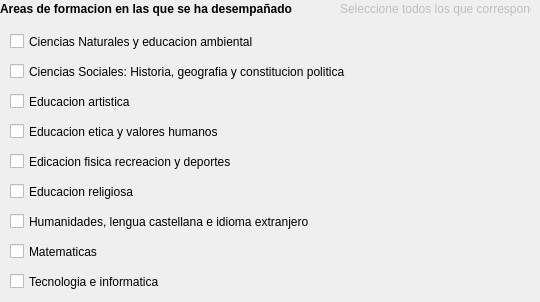
      <widget class="QWidget" name="tabWidgetPage5" native="true">
       <attribute name="title">
        <string>5 de 8</string>
       </attribute>
       <widget class="QLabel" name="label_18">
        <property name="geometry">
         <rect>
          <x>0</x>
          <y>0</y>
          <width>391</width>
          <height>18</height>
         </rect>
        </property>
        <property name="font">
         <font>
          <weight>75</weight>
          <bold>true</bold>
         </font>
        </property>
        <property name="text">
         <string>Areas de formacion en las que se ha desempañado</string>
        </property>
       </widget>
       <widget class="QLabel" name="label_19">
        <property name="enabled">
         <bool>false</bool>
        </property>
        <property name="geometry">
         <rect>
          <x>340</x>
          <y>0</y>
          <width>191</width>
          <height>18</height>
         </rect>
        </property>
        <property name="font">
         <font>
          <pointsize>9</pointsize>
          <underline>false</underline>
          <strikeout>false</strikeout>
         </font>
        </property>
        <property name="text">
         <string>Seleccione todos los que correspondan</string>
        </property>
       </widget>
       <widget class="QCheckBox" name="checkBox_45">
        <property name="geometry">
         <rect>
          <x>10</x>
          <y>30</y>
          <width>281</width>
          <height>23</height>
         </rect>
        </property>
        <property name="text">
         <string>Ciencias Naturales y educacion ambiental</string>
        </property>
       </widget>
       <widget class="QCheckBox" name="checkBox_46">
        <property name="geometry">
         <rect>
          <x>10</x>
          <y>60</y>
          <width>381</width>
          <height>23</height>
         </rect>
        </property>
        <property name="text">
         <string>Ciencias Sociales: Historia, geografia y constitucion politica</string>
        </property>
       </widget>
       <widget class="QCheckBox" name="checkBox_47">
        <property name="geometry">
         <rect>
          <x>10</x>
          <y>90</y>
          <width>171</width>
          <height>23</height>
         </rect>
        </property>
        <property name="text">
         <string>Educacion artistica</string>
        </property>
       </widget>
       <widget class="QCheckBox" name="checkBox_48">
        <property name="geometry">
         <rect>
          <x>10</x>
          <y>120</y>
          <width>261</width>
          <height>23</height>
         </rect>
        </property>
        <property name="text">
         <string>Educacion etica y valores humanos</string>
        </property>
       </widget>
       <widget class="QCheckBox" name="checkBox_49">
        <property name="geometry">
         <rect>
          <x>10</x>
          <y>150</y>
          <width>281</width>
          <height>23</height>
         </rect>
        </property>
        <property name="text">
         <string>Edicacion fisica recreacion y deportes</string>
        </property>
       </widget>
       <widget class="QCheckBox" name="checkBox_50">
        <property name="geometry">
         <rect>
          <x>10</x>
          <y>180</y>
          <width>231</width>
          <height>23</height>
         </rect>
        </property>
        <property name="text">
         <string>Educacion religiosa</string>
        </property>
       </widget>
       <widget class="QCheckBox" name="checkBox_51">
        <property name="geometry">
         <rect>
          <x>10</x>
          <y>210</y>
          <width>341</width>
          <height>23</height>
         </rect>
        </property>
        <property name="text">
         <string>Humanidades, lengua castellana e idioma extranjero</string>
        </property>
       </widget>
       <widget class="QCheckBox" name="checkBox_52">
        <property name="geometry">
         <rect>
          <x>10</x>
          <y>240</y>
          <width>151</width>
          <height>23</height>
         </rect>
        </property>
        <property name="text">
         <string>Matematicas</string>
        </property>
       </widget>
       <widget class="QCheckBox" name="checkBox_53">
        <property name="geometry">
         <rect>
          <x>10</x>
          <y>270</y>
          <width>181</width>
          <height>23</height>
         </rect>
        </property>
        <property name="text">
         <string>Tecnologia e informatica</string>
        </property>
       </widget>
      </widget>
